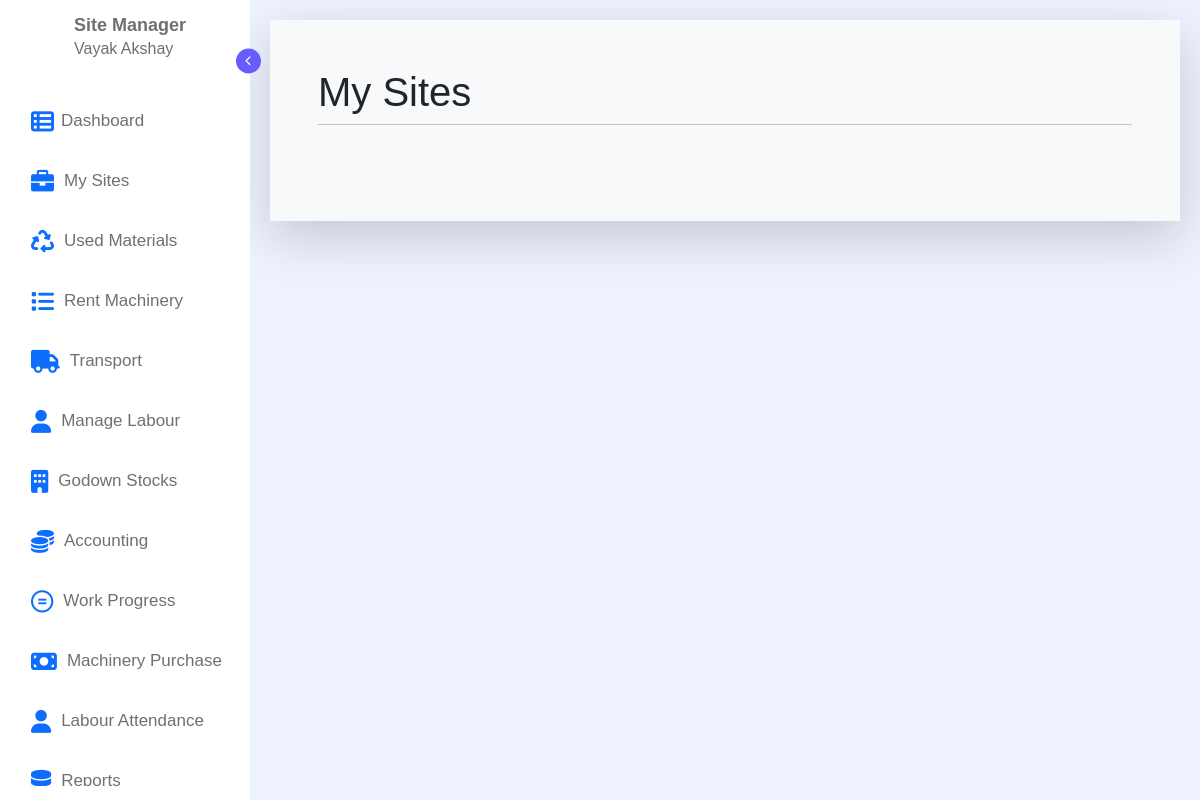
The app's page /sites/ (signed in), older data.
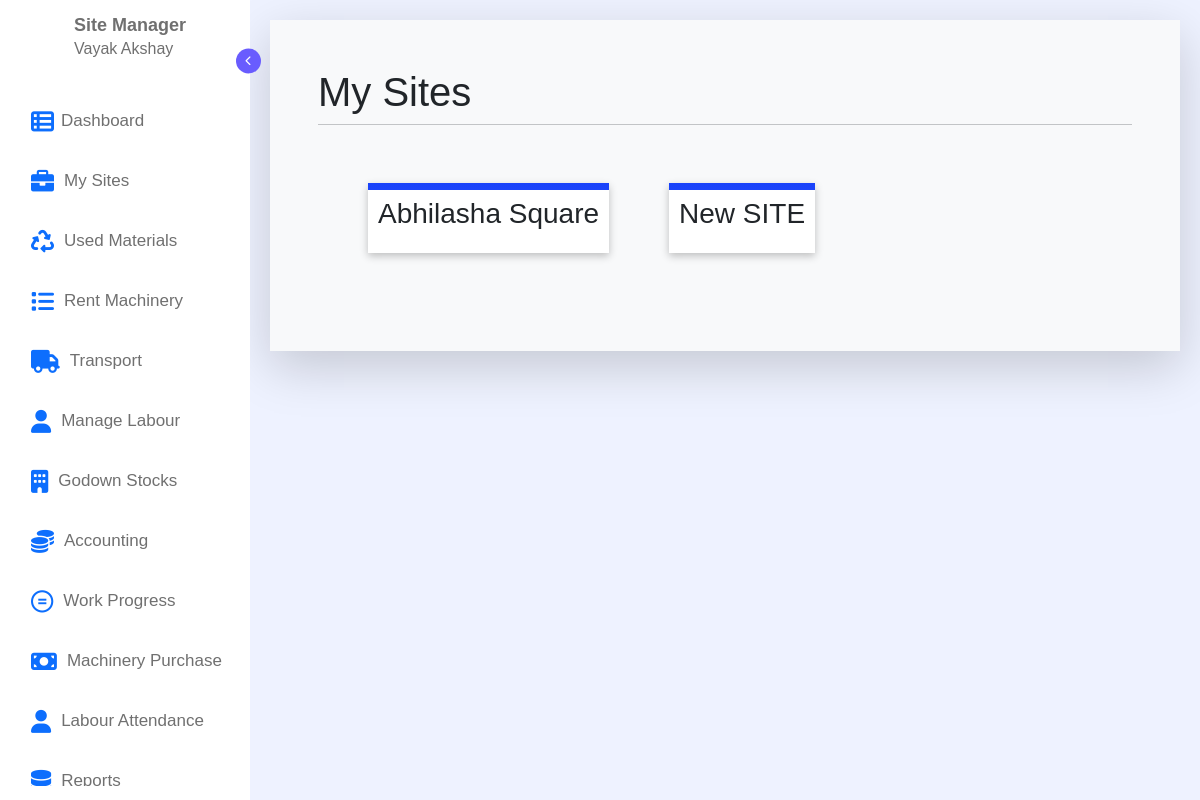
The same page, newer data.
### Mainpage/models.py (models this page shows)
class SiteData(models.Model):
    id = models.AutoField
    manager_user_name = models.ForeignKey(User,default="",on_delete=models.CASCADE)
    site_name = models.TextField(max_length=100,default="")

### Mainpage/views.py (the view)
# urls.py: path('sites/',views.SitesPage,name="SitesPage"),
def SitesPage(request):
    if request.user.is_authenticated:
        print(request.user)
        sites_data = SiteData.objects.filter(manager_user_name_id = request.user).all().values()
        print(sites_data)
        return render(request,"Mainpage/sites.html",{'sites_data':sites_data})
    else:
        return render(request,"Mainpage/sites.html")

### Mainpage/templates/Mainpage/sites.html (shortened to what this page needs)
{% extends 'Mainpage/navbar.html' %}
{% load static %}
    {% block style %}
    <link rel="stylesheet" href="{% static 'css/sites.css' %}">
    {% endblock %}
    {% block body %}
    <div class="container">
        <div class="p-5 bottom-radious bg-light shadow-lg" style="background-color: white;">
            <h1>My Sites</h1>
            <hr class="my-2">
            <div class="site-part" style="padding: 20px; display: flex;flex-wrap: wrap;">
                {% for i in sites_data %}
                <div class="content" style="height: 70px;display: flex;justify-content: center;align-items: center;padding: 10px; box-shadow: rgba(0, 0, 0, 0.24) 0px 3px 8px; cursor: pointer; margin: 30px; background: linear-gradient(to top,white 90%,#1b44fa 10%,#0b37f8 100px);">
                    <h3>{{i.site_name}}</h3>
                </div>
                {% endfor %}
            </div>
        </div>
    </div>
    {% endblock %}

Row changes from the older to the newer data that the page shows:
now on this page (row edited): SiteData: site_name "Abhilasha Square"
now on this page (row edited): SiteData: site_name "New SITE"
